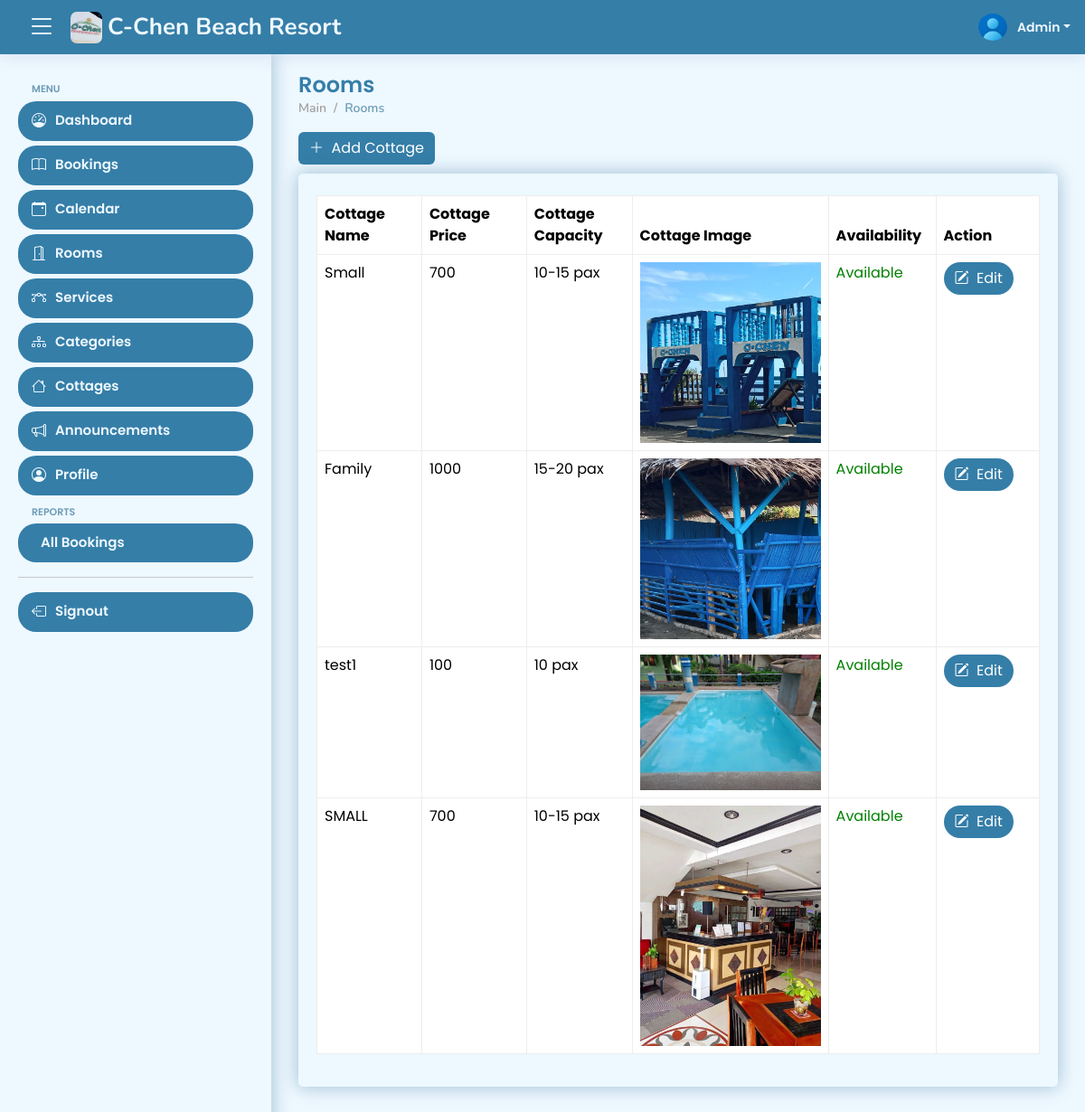
The app's page /views/admin/cottages (signed in), older data.
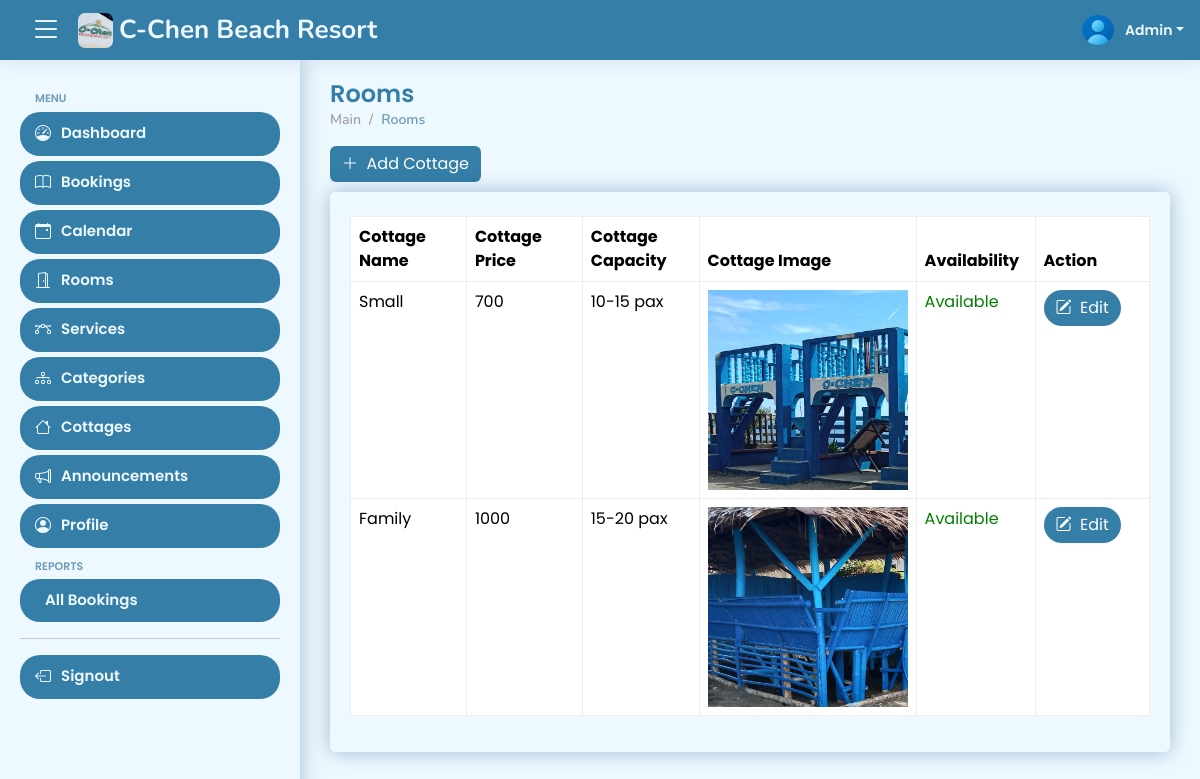
The same page, newer data.
### tables this page shows
CREATE TABLE IF NOT EXISTS `tbl_cottages` (
  `cottage_id` int NOT NULL AUTO_INCREMENT,
  `cottage_name` varchar(50) NOT NULL,
  `cottage_price` varchar(50) NOT NULL,
  `cottage_capacity` varchar(20) NOT NULL,
  `cottage_image` text NOT NULL,
  `cottage_availability_id` int NOT NULL,
  `created_at` datetime NOT NULL,
  `updated_at` datetime NOT NULL,
  PRIMARY KEY (`cottage_id`)
);

CREATE TABLE IF NOT EXISTS `tbl_availability` (
  `availability_id` int NOT NULL AUTO_INCREMENT,
  `availability` varchar(20) NOT NULL,
  PRIMARY KEY (`availability_id`)
);

### views/admin/cottages.php (the view, shortened to what this page needs)
<?php
include '../../config.php';
if (isset($_SESSION['id'])) {
?>
    <!DOCTYPE html>
    <html lang="en">
    <head>
        <?php include 'includes/head.php' ?>
    </head>
    <body>
        <?php include 'includes/header.php' ?>
        <?php include 'includes/aside.php' ?>
        <main id="main" class="main">
            <div class="pagetitle">
                <h1>Rooms</h1>
                <nav>
                    <ol class="breadcrumb">
                        <li class="breadcrumb-item">Main</li>
                        <li class="breadcrumb-item active">Rooms</li>
                    </ol>
                </nav>
                <a href="add-cottage.php">
                    <button class="btn btn-primary" type="button">
                        <i class="bi bi-plus-lg"></i>&nbsp; Add Cottage
                    </button>
                </a>
            </div>
            <section class="section dashboard mb-5">
                <div class="row">
                    <div class="col-lg-12">
                        <div class="card">
                            <div class="card-body">
                                <div class="table-responsive mt-4" id="data-table">
                                    <table class="table">
                                        <col width="15%">
                                        <col width="15%">
                                        <col width="15%">
                                        <col width="15%">
                                        <col width="15%">
                                        <col width="15%">
                                        <thead>
                                            <tr>
                                                <th>Cottage Name</th>
                                                <th>Cottage Price</th>
                                                <th>Cottage Capacity</th>
                                                <th>Cottage Image</th>
                                                <th>Availability</th>
                                                <th>Action</th>
                                            </tr>
                                        </thead>
                                        <tbody>
                                            <?php
                                            $stmt = $conn->prepare("SELECT *,
                                            tbl_availability.availability
                                            FROM tbl_cottages
                                            INNER JOIN tbl_availability ON tbl_cottages.cottage_availability_id = tbl_availability.availability_id");
                                            $stmt->execute();
                                            $result = $stmt->get_result();
                                            while ($row = $result->fetch_assoc()) {
                                                $cottage_id = $row['cottage_id'];
                                                $cottage_name = $row['cottage_name'];
                                                $cottage_price = $row['cottage_price'];
                                                $cottage_capacity = $row['cottage_capacity'];
                                                $cottage_image = $row['cottage_image'];
                                                $cottage_availability_id = $row['cottage_availability_id'];
                                                $availability = $row['availability'];
                                                if ($cottage_availability_id == 1) {
                                                    $style = "color: green;";
                                                }
                                            ?>
                                                <tr>
                                                    <td><?= $cottage_name ?></td>
                                                    <td><?= $cottage_price ?></td>
                                                    <td><?= $cottage_capacity ?> pax</td>
                                                    <td>
                                                        <img src="../../cottages/<?= $cottage_image ?>" width="200" alt="Cottage Image">
                                                    </td>
                                                    <td style="<?= $style ?>"><?= $availability ?></td>
                                                    <td>
                                                        <a href="cottage-details.php?cottage_id=<?= $cottage_id ?>">
                                                            <button class="btn btn-primary rounded-5">
                                                                <i class="bi bi-pencil-square"></i>&nbsp; Edit
                                                            </button>
                                                        </a>
                                                    </td>
                                                </tr>
                                            <?php
                                            }
                                            ?>
                                        </tbody>
                                    </table>
                                </div>
                            </div>
                        </div>
                    </div>
                </div>
            </section>
        </main>
    </body>
    </html>
<?php
} else {
    header('Location: ../../signout.php');
    exit();
}
?>

### views/admin/includes/head.php (shortened to what this page needs)
<title><?php include '../../system-title.php' ?></title>
<link href="../../assets/vendor/bootstrap/css/bootstrap.min.css" rel="stylesheet">
<link href="../../assets/vendor/bootstrap-icons/bootstrap-icons.css" rel="stylesheet">
<link href="../../assets/css/style.css" rel="stylesheet">
<link rel="stylesheet" href="https://pro.fontawesome.com/releases/v5.10.0/css/all.css" />
<link rel="stylesheet" href="../../fullcalendar/lib/main.min.css">
<link href="https://cdn.datatables.net/1.11.5/css/jquery.dataTables.css" type="text/css" rel="stylesheet">

### views/admin/includes/header.php (shortened to what this page needs)
<?php
include "../../config.php";
$id = $_SESSION['id'];
$stmt = $conn->prepare('SELECT * FROM tbl_admin WHERE id = ?');
$stmt->bind_param('i', $id);
$stmt->execute();
$result = $stmt->get_result();
$row = $result->fetch_assoc();
$img_url = $row['img_url'];
?>
<header id="header" class="header fixed-top d-flex align-items-center">
    <div class="d-flex align-items-center justify-content-between">
        <i class="bi bi-list toggle-sidebar-btn"></i>
        <a href="calendar" class="logo d-flex align-items-center mx-3">
            <img src="../../assets/img/logo.jpg" alt="Logo" style="border-radius: 7px;">
            <span class="d-none d-lg-block"><?php include '../../system-title.php' ?></span>
        </a>
    </div>
    <nav class="header-nav ms-auto">
        <ul class="d-flex align-items-center">
            <li class="nav-item dropdown pe-3">
                <a class="nav-link nav-profile d-flex align-items-center pe-0" href="#" data-bs-toggle="dropdown">
                    <img src="profile-pictures/<?= $img_url ?>" alt="Profile" style="width: 38px; height: 40px;" class="rounded-circle">
                    <span class="d-none d-md-block dropdown-toggle ps-2">Admin</span>
                </a>
            </li>
        </ul>
    </nav>
</header>

### system-title.php
C-Chen Beach Resort

### views/admin/includes/aside.php (shortened to what this page needs)
<aside id="sidebar" class="sidebar">
    <ul class="sidebar-nav" id="sidebar-nav">
        <li class="nav-heading">Menu</li>
        <li class="nav-item">
            <a class="nav-link collapsed" href="../admin/dashboard">
                <i class="bi bi-speedometer"></i>
                <span>Dashboard</span>
            </a>
        </li>
        <li class="nav-item">
            <a class="nav-link collapsed" href="../admin/bookings">
                <i class="bi bi-book"></i>
                <span>Bookings</span>
            </a>
        </li>
        <li class="nav-item">
            <a class="nav-link collapsed" href="../admin/calendar">
                <i class="bi bi-calendar-event"></i>
                <span>Calendar</span>
            </a>
        </li>
        <li class="nav-item">
            <a class="nav-link collapsed" href="../admin/rooms">
                <i class="bi bi-door-open"></i>
                <span>Rooms</span>
            </a>
        </li>
        <li class="nav-item">
            <a class="nav-link collapsed" href="../admin/services">
                <i class="bi bi-bezier"></i>
                <span>Services</span>
            </a>
        </li>
        <li class="nav-item">
            <a class="nav-link collapsed" href="../admin/categories">
                <i class="bi bi-diagram-3"></i>
                <span>Categories</span>
            </a>
        </li>
        <li class="nav-item">
            <a class="nav-link collapsed" href="../admin/cottages">
                <i class="bi bi-house"></i>
                <span>Cottages</span>
            </a>
        </li>
        <li class="nav-item">
            <a class="nav-link collapsed" href="../admin/announcements">
                <i class="bi bi-megaphone"></i>
                <span>Announcements</span>
            </a>
        </li>
        <li class="nav-item">
            <a class="nav-link collapsed" href="../admin/profile">
                <i class="bi bi-person-circle"></i>
                <span>Profile</span>
            </a>
        </li>
        <li class="nav-heading">Reports</li>
        <li class="nav-item">
            <a class="nav-link collapsed" href="../admin/all-bookings">
                <span>All Bookings</span>
            </a>
        </li>
        <hr>
        <li class="nav-item">
            <a class="nav-link collapsed" href="../../signout">
                <i class="bi bi-box-arrow-left"></i>
                <span>Signout</span>
            </a>
        </li>
    </ul>
</aside>

### assets/css/style.css (style rules this page uses)
:root { scroll-behavior: smooth; --accent-color: #357ea8; --primary-color: #6c9bb6; --secondary-color: #2c5f77; --box-shadow: 0px 0px 20px rgba(1, 80, 126, 0.356); --light-color: #eef8ff; --light-gray-color: #a09f9f; --gray-color: #444; --green-color: #006b00; --red-color: #a00000; --yellow-color: #b1b100; }
body { font-family: "Poppins", sans-serif; background: var(--light-color); color: var(--gray-color); }
a { color: var(--accent-color); text-decoration: none; }
h1, h2, h3, h4, h5, h6 { font-family: "Poppins", sans-serif; }
#main { margin-top: 60px; padding: 20px 30px; transition: all 0.3s; }
.pagetitle { margin-bottom: 10px; }
.pagetitle h1 { font-size: 24px; margin-bottom: 0; font-weight: 600; color: var(--accent-color); }
.card { margin-bottom: 30px; border: none; border-radius: 5px; box-shadow: var(--box-shadow); background-color: var(--light-color); }
.card-body { padding: 0 20px 20px 20px; }
.breadcrumb { font-size: 14px; font-family: "Nunito", sans-serif; color: var(--light-gray-color); font-weight: 600; }
.breadcrumb .breadcrumb-item::before { color: var(--light-gray-color); }
.breadcrumb .active { color: var(--primary-color); font-weight: 600; }
.logo { line-height: 1; }
.logo img { max-height: 35px; margin-right: 6px; }
.logo span { font-size: 26px; font-weight: 700; color: var(--light-color); font-family: "Nunito", sans-serif; }
.header { transition: all 0.5s; z-index: 997; height: 60px; box-shadow: 0px 2px 20px #0129701a; background-color: var(--accent-color); padding-left: 20px; }
.header .toggle-sidebar-btn { font-size: 32px; padding-left: 10px; cursor: pointer; color: var(--light-color); }
.header-nav ul { list-style: none; }
.header-nav>ul { margin: 0; padding: 0; }
.header-nav .nav-profile { color: var(--light-color); }
.header-nav .nav-profile img { max-height: 36px; }
.header-nav .nav-profile span { font-size: 14px; font-weight: 600; }
.sidebar { position: fixed; top: 60px; left: 0; bottom: 0; width: 300px; z-index: 996; transition: all 0.3s; padding: 20px; overflow-y: auto; scrollbar-width: thin; scrollbar-color: var(--secondary-color) transparent; box-shadow: var(--box-shadow); background-color: var(--light-color); }
@media (min-width: 1200px) { #main, #footer { margin-left: 300px; } }
.sidebar-nav { padding: 0; margin: 0; list-style: none; }
.sidebar-nav li { padding: 0; margin: 0; list-style: none; }
.sidebar-nav .nav-item { margin-bottom: 5px; }
.sidebar-nav .nav-heading { font-size: 11px; text-transform: uppercase; color: var(--primary-color); font-weight: 600; margin: 10px 0 5px 15px; }
.sidebar-nav .nav-link { display: flex; align-items: center; font-size: 15px; font-weight: 600; color: var(--accent-color); transition: 0.3; background: #f6f9ff; padding: 10px 15px; border-radius: 4px; }
.sidebar-nav .nav-link i { font-size: 16px; margin-right: 10px; color: var(--secondary-color); }
.sidebar-nav .nav-link.collapsed { color: var(--light-color); background: var(--accent-color); border-radius: 20px; }
.sidebar-nav .nav-link.collapsed i { color: var(--light-color); }

### views/admin/includes/head.php (style rules this page uses)
table, tbody, td, tfoot, th, thead, tr { border-color: #ededed !important; border-style: solid; border-width: 1px !important; }
.fc-daygrid-day-number, a { text-decoration: none; }
.btn-primary { background: #357ea8; border: none; }

Row changes from the older to the newer data that the page shows:
removed tbl_cottages: cottage_name "test1", cottage_price "100", cottage_capacity "10", cottage_image (picture), tbl_availability.availability "Available"
removed tbl_cottages: cottage_name "SMALL", cottage_price "700", cottage_capacity "10-15", cottage_image (picture), tbl_availability.availability "Available"
